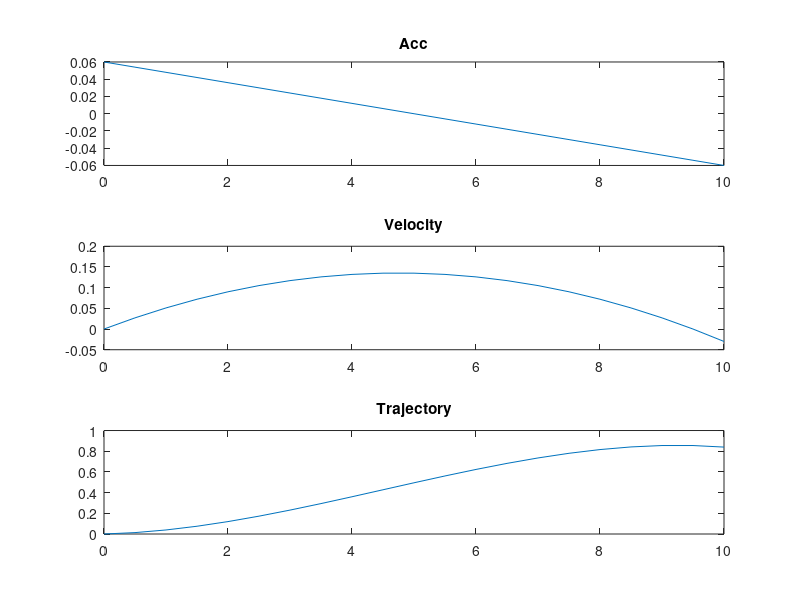
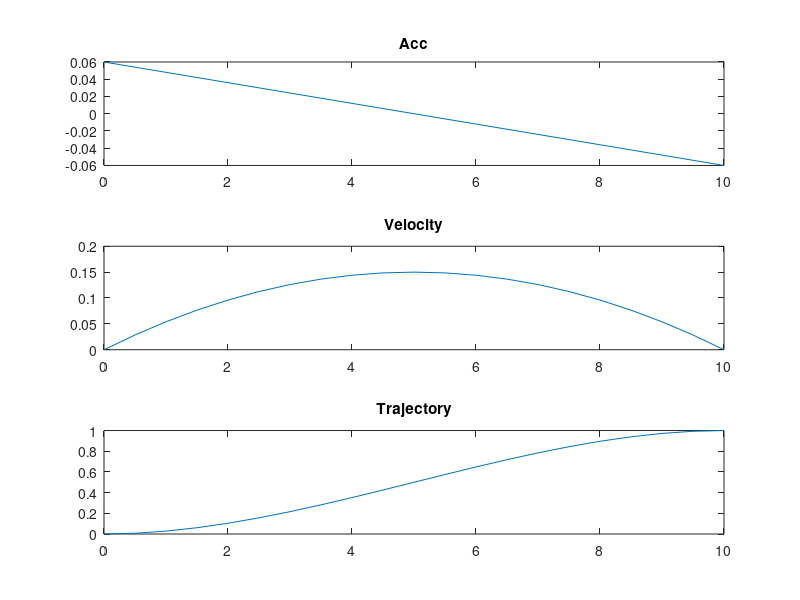

The MATLAB script that drew these images, in order:
    
    totalTime=10;
    timeInterval=0.5;
    t=0:timeInterval:totalTime;
    initialS=0;
    finalS=1;
    d=zeros(1,length(t));
    v=zeros(1,length(t));
    acc=zeros(1,length(t));
    a0=initialS
    a1=0;
    a2=3*(finalS-initialS)/totalTime^2;
    a3=-2*(finalS-initialS)/totalTime^3;
    disp = a0 + a1.*t + a2.*t.^2 +a3*t.^3;
    vel = a1 + 2*a2.*t +3*a3*t.^2;
    acc = 2*a2 + 6*a3.*t;


    for i=2:length(t)
        v(i)=v(i-1)+acc(i)*(t(i)-t(i-1));
    end    
    
    for i=2:length(v)
        d(i)=d(i-1)+(v(i))*(t(i)-t(i-1));
    end
    figure('Name','Profiles discrete');
    subplot(3,1,1)
    plot(t,acc)
    title('Acc')
    subplot(3,1,2)
    plot(t,v)
    title('Velocity')
    subplot(3,1,3)
    plot(t,d)
    title('Trajectory')

    figure('Name','Profiles continous');
    subplot(3,1,1)
    plot(t,acc)
    title('Acc')
    subplot(3,1,2)
    plot(t,vel)
    title('Velocity')
    subplot(3,1,3)
    plot(t,disp)
    title('Trajectory')
